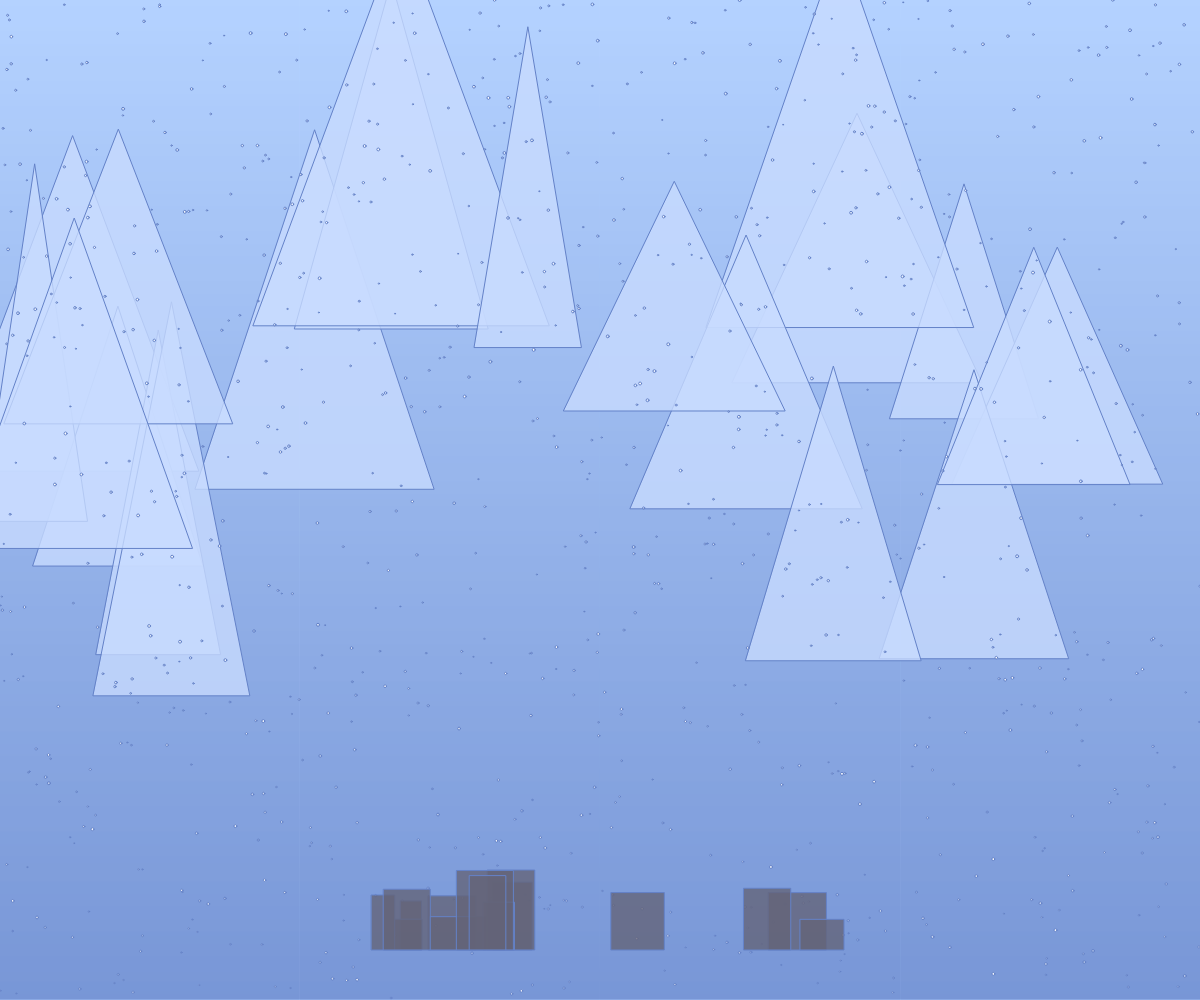
Frame 1 (no input)
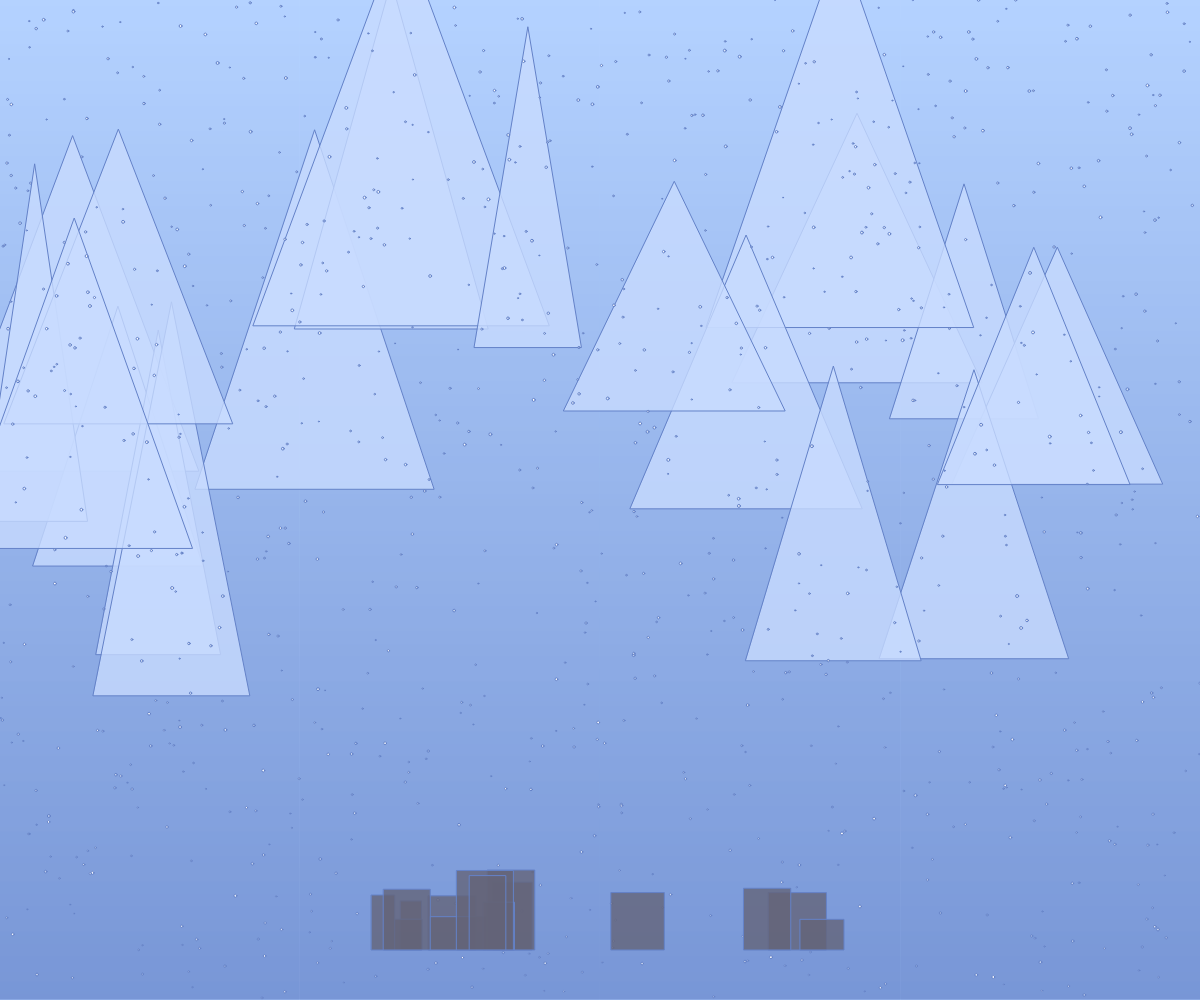
Frame 60 (no input)
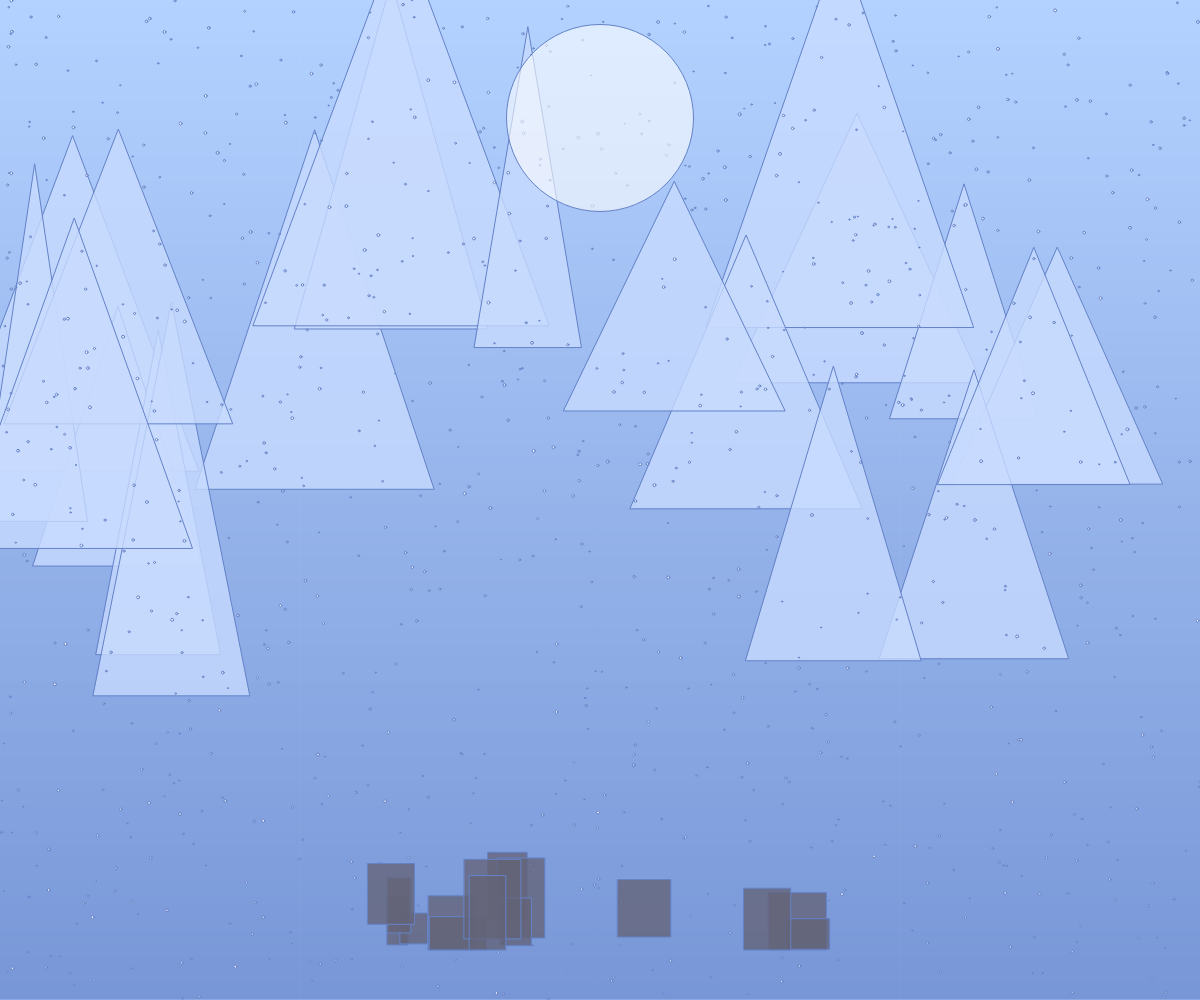
Frame 120 (the mouse pressed at the canvas centre since frame 60)

The p5.js sketch that drew these frames (run headless with seeded random() and noise() and a simulated clock; from frame 60 on, the mouse is pressed at the canvas centre):

// p5.js sketch
// ── sketch.js
let peaks = [];
let snow = [];
let rocks = [];
let avalancheActive = false;
let avalancheX = 0;
let avalancheY = 0;
let avalancheSize = 0;

function setup() {
  createCanvas(windowWidth, windowHeight);
  noStroke();

  // Create mountain peaks
  for (let i = 0; i < 20; i++) {
    peaks.push({
      x: random(width),
      y: random(height * 0.3, height * 0.7),
      w: random(100, 300),
      h: random(200, 400),
      color: color(200, 220, 255, 200)
    });
  }

  // Create snow particles
  for (let i = 0; i < 1000; i++) {
    snow.push({
      x: random(width),
      y: random(height),
      size: random(1, 3),
      speed: random(0.5, 2),
      opacity: random(100, 255)
    });
  }

  // Create rock formations
  for (let i = 0; i < 15; i++) {
    rocks.push({
      x: random(width * 0.3, width * 0.7),
      y: height - 50,
      w: random(20, 60),
      h: random(30, 80),
      color: color(100, 100, 120, 200)
    });
  }
}

function draw() {
  background(180, 210, 255);

  // Draw sky gradient
  for (let y = 0; y < height; y++) {
    let inter = map(y, 0, height, 0, 1);
    let c = lerpColor(color(180, 210, 255), color(100, 130, 200), inter);
    stroke(c);
    line(0, y, width, y);
  }

  // Draw mountains
  for (let peak of peaks) {
    fill(peak.color);
    triangle(
      peak.x - peak.w/2, peak.y,
      peak.x + peak.w/2, peak.y,
      peak.x, peak.y - peak.h
    );
  }

  // Update and draw snow
  for (let s of snow) {
    s.y += s.speed;
    if (s.y > height) {
      s.y = 0;
      s.x = random(width);
    }
    fill(255, 255, 255, s.opacity);
    ellipse(s.x, s.y, s.size);
  }

  // Draw rocks
  for (let r of rocks) {
    fill(r.color);
    rect(r.x - r.w/2, r.y - r.h, r.w, r.h);
  }

  // Draw avalanche if active
  if (avalancheActive) {
    fill(255, 255, 255, 150);
    ellipse(avalancheX, avalancheY, avalancheSize);
    avalancheSize += 3;
    avalancheY += 2;

    // Stop avalanche after reaching bottom
    if (avalancheY > height) {
      avalancheActive = false;
      avalancheSize = 0;
    }
  }
}

function mousePressed() {
  if (!avalancheActive) {
    avalancheActive = true;
    avalancheX = width / 2;
    avalancheY = 0;
    avalancheSize = 10;

    // Move rocks into foreground
    for (let i = 0; i < rocks.length; i++) {
      if (random() > 0.5) {
        rocks[i].x += random(-20, 20);
        rocks[i].y -= random(0, 30);
      }
    }
  }
}

function windowResized() {
  resizeCanvas(windowWidth, windowHeight);
}
